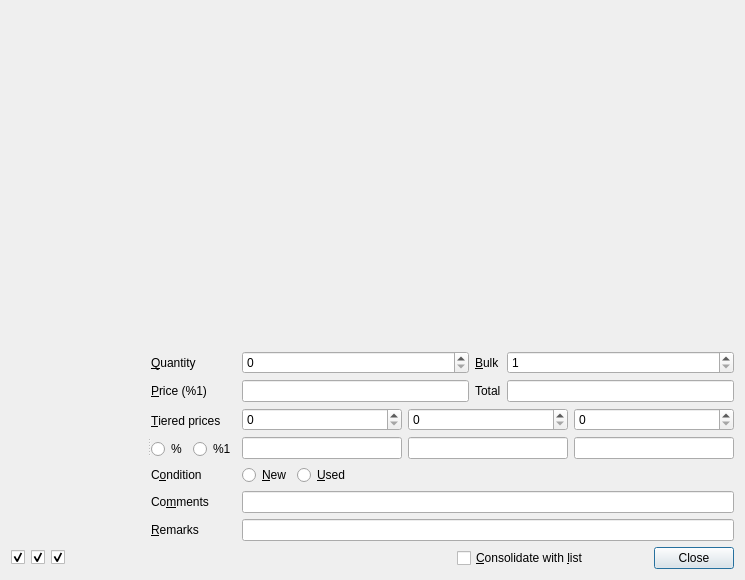
<ui version="4.0" >
 <class>AddItemDialog</class>
 <widget class="QDialog" name="AddItemDialog" >
  <property name="geometry" >
   <rect>
    <x>0</x>
    <y>0</y>
    <width>745</width>
    <height>580</height>
   </rect>
  </property>
  <property name="windowTitle" >
   <string>Add Items to %1</string>
  </property>
  <layout class="QVBoxLayout" >
   <item>
    <layout class="QHBoxLayout" >
     <item>
      <widget class="SelectItem" native="1" name="w_select_item" >
       <property name="sizePolicy" >
        <sizepolicy vsizetype="Expanding" hsizetype="MinimumExpanding" >
         <horstretch>100</horstretch>
         <verstretch>100</verstretch>
        </sizepolicy>
       </property>
       <property name="minimumSize" >
        <size>
         <width>50</width>
         <height>50</height>
        </size>
       </property>
      </widget>
     </item>
     <item>
      <widget class="SelectColor" native="1" name="w_select_color" >
       <property name="sizePolicy" >
        <sizepolicy vsizetype="Expanding" hsizetype="MinimumExpanding" >
         <horstretch>10</horstretch>
         <verstretch>100</verstretch>
        </sizepolicy>
       </property>
      </widget>
     </item>
    </layout>
   </item>
   <item>
    <layout class="QHBoxLayout" >
     <item>
      <widget class="PictureWidget" name="w_picture" >
       <property name="frameShape" >
        <enum>QFrame::StyledPanel</enum>
       </property>
       <property name="frameShadow" >
        <enum>QFrame::Raised</enum>
       </property>
      </widget>
     </item>
     <item>
      <widget class="PriceGuideWidget" name="w_price_guide" >
       <property name="frameShape" >
        <enum>QFrame::StyledPanel</enum>
       </property>
       <property name="frameShadow" >
        <enum>QFrame::Raised</enum>
       </property>
      </widget>
     </item>
     <item>
      <widget class="QSplitter" name="splitter" >
       <property name="orientation" >
        <enum>Qt::Horizontal</enum>
       </property>
       <property name="childrenCollapsible" >
        <bool>false</bool>
       </property>
       <widget class="AppearsInWidget" native="1" name="w_appears_in" />
       <widget class="QWidget" name="layoutWidget" >
        <layout class="QGridLayout" >
         <item row="0" column="0" >
          <widget class="QLabel" name="label" >
           <property name="text" >
            <string>&amp;Quantity</string>
           </property>
           <property name="buddy" >
            <cstring>w_qty</cstring>
           </property>
          </widget>
         </item>
         <item row="0" column="1" >
          <widget class="QSpinBox" name="w_qty" >
           <property name="maximum" >
            <number>2000000000</number>
           </property>
          </widget>
         </item>
         <item row="0" column="2" >
          <widget class="QLabel" name="w_bulk_label" >
           <property name="text" >
            <string>&amp;Bulk</string>
           </property>
           <property name="buddy" >
            <cstring>w_bulk</cstring>
           </property>
          </widget>
         </item>
         <item row="0" column="3" >
          <widget class="QSpinBox" name="w_bulk" >
           <property name="minimum" >
            <number>1</number>
           </property>
           <property name="maximum" >
            <number>2000000000</number>
           </property>
           <property name="value" >
            <number>1</number>
           </property>
          </widget>
         </item>
         <item row="1" column="0" >
          <widget class="QLabel" name="w_label_currency" >
           <property name="text" >
            <string>&amp;Price (%1)</string>
           </property>
           <property name="buddy" >
            <cstring>w_price</cstring>
           </property>
          </widget>
         </item>
         <item row="1" column="1" >
          <widget class="QLineEdit" name="w_price" />
         </item>
         <item row="1" column="2" >
          <widget class="QLabel" name="label_4" >
           <property name="text" >
            <string>Total</string>
           </property>
          </widget>
         </item>
         <item row="1" column="3" >
          <widget class="QLineEdit" name="w_total" >
           <property name="readOnly" >
            <bool>true</bool>
           </property>
          </widget>
         </item>
         <item row="2" column="0" >
          <widget class="QLabel" name="w_tier_label" >
           <property name="text" >
            <string>&amp;Tiered prices</string>
           </property>
           <property name="buddy" >
            <cstring>w_radio_percent</cstring>
           </property>
          </widget>
         </item>
         <item rowspan="2" row="2" column="1" colspan="3" >
          <layout class="QGridLayout" >
           <item row="0" column="0" >
            <widget class="QSpinBox" name="w_tier_qty_0" />
           </item>
           <item row="0" column="1" >
            <widget class="QSpinBox" name="w_tier_qty_1" />
           </item>
           <item row="0" column="2" >
            <widget class="QSpinBox" name="w_tier_qty_2" />
           </item>
           <item row="1" column="0" >
            <widget class="QLineEdit" name="w_tier_price_0" />
           </item>
           <item row="1" column="1" >
            <widget class="QLineEdit" name="w_tier_price_1" />
           </item>
           <item row="1" column="2" >
            <widget class="QLineEdit" name="w_tier_price_2" />
           </item>
          </layout>
         </item>
         <item row="3" column="0" >
          <layout class="QHBoxLayout" >
           <item>
            <widget class="QRadioButton" name="w_radio_percent" >
             <property name="text" >
              <string>%</string>
             </property>
            </widget>
           </item>
           <item>
            <widget class="QRadioButton" name="w_radio_currency" >
             <property name="text" >
              <string>%1</string>
             </property>
            </widget>
           </item>
          </layout>
         </item>
         <item row="4" column="0" >
          <widget class="QLabel" name="label_2" >
           <property name="text" >
            <string>C&amp;ondition</string>
           </property>
           <property name="buddy" >
            <cstring>w_radio_new</cstring>
           </property>
          </widget>
         </item>
         <item row="4" column="1" colspan="3" >
          <layout class="QHBoxLayout" >
           <item>
            <widget class="QRadioButton" name="w_radio_new" >
             <property name="text" >
              <string>&amp;New</string>
             </property>
            </widget>
           </item>
           <item>
            <widget class="QRadioButton" name="w_radio_used" >
             <property name="text" >
              <string>&amp;Used</string>
             </property>
            </widget>
           </item>
           <item>
            <spacer>
             <property name="orientation" >
              <enum>Qt::Horizontal</enum>
             </property>
             <property name="sizeHint" stdset="0" >
              <size>
               <width>271</width>
               <height>20</height>
              </size>
             </property>
            </spacer>
           </item>
          </layout>
         </item>
         <item row="5" column="0" >
          <widget class="QLabel" name="w_comments_label" >
           <property name="text" >
            <string>Co&amp;mments</string>
           </property>
           <property name="buddy" >
            <cstring>w_comments</cstring>
           </property>
          </widget>
         </item>
         <item row="5" column="1" colspan="3" >
          <widget class="QLineEdit" name="w_comments" />
         </item>
         <item row="6" column="0" >
          <widget class="QLabel" name="w_remarks_label" >
           <property name="text" >
            <string>&amp;Remarks</string>
           </property>
           <property name="buddy" >
            <cstring>w_remarks</cstring>
           </property>
          </widget>
         </item>
         <item row="6" column="1" colspan="3" >
          <widget class="QLineEdit" name="w_remarks" />
         </item>
         <item row="7" column="1" >
          <spacer>
           <property name="orientation" >
            <enum>Qt::Vertical</enum>
           </property>
           <property name="sizeType" >
            <enum>QSizePolicy::MinimumExpanding</enum>
           </property>
           <property name="sizeHint" stdset="0" >
            <size>
             <width>20</width>
             <height>0</height>
            </size>
           </property>
          </spacer>
         </item>
        </layout>
       </widget>
      </widget>
     </item>
    </layout>
   </item>
   <item>
    <layout class="QHBoxLayout" >
     <item>
      <widget class="QCheckBox" name="w_toggle_picture" >
       <property name="icon" >
        <iconset>
         <normaloff>:/images/sidebar/info.png</normaloff>:/images/sidebar/info.png</iconset>
       </property>
       <property name="checked" >
        <bool>true</bool>
       </property>
      </widget>
     </item>
     <item>
      <widget class="QCheckBox" name="w_toggle_price_guide" >
       <property name="icon" >
        <iconset>
         <normaloff>:/images/sidebar/priceguide.png</normaloff>:/images/sidebar/priceguide.png</iconset>
       </property>
       <property name="checked" >
        <bool>true</bool>
       </property>
      </widget>
     </item>
     <item>
      <widget class="QCheckBox" name="w_toggle_appears_in" >
       <property name="icon" >
        <iconset>
         <normaloff>:/images/sidebar/appearsin.png</normaloff>:/images/sidebar/appearsin.png</iconset>
       </property>
       <property name="checked" >
        <bool>true</bool>
       </property>
      </widget>
     </item>
     <item>
      <spacer>
       <property name="orientation" >
        <enum>Qt::Horizontal</enum>
       </property>
       <property name="sizeHint" stdset="0" >
        <size>
         <width>40</width>
         <height>20</height>
        </size>
       </property>
      </spacer>
     </item>
     <item>
      <spacer>
       <property name="orientation" >
        <enum>Qt::Horizontal</enum>
       </property>
       <property name="sizeHint" stdset="0" >
        <size>
         <width>40</width>
         <height>20</height>
        </size>
       </property>
      </spacer>
     </item>
     <item>
      <spacer>
       <property name="orientation" >
        <enum>Qt::Horizontal</enum>
       </property>
       <property name="sizeHint" stdset="0" >
        <size>
         <width>40</width>
         <height>20</height>
        </size>
       </property>
      </spacer>
     </item>
     <item>
      <widget class="QCheckBox" name="w_merge" >
       <property name="text" >
        <string>&amp;Consolidate with &amp;list</string>
       </property>
      </widget>
     </item>
     <item>
      <spacer>
       <property name="orientation" >
        <enum>Qt::Horizontal</enum>
       </property>
       <property name="sizeType" >
        <enum>QSizePolicy::Fixed</enum>
       </property>
       <property name="sizeHint" stdset="0" >
        <size>
         <width>11</width>
         <height>10</height>
        </size>
       </property>
      </spacer>
     </item>
     <item>
      <widget class="QDialogButtonBox" name="w_buttons" >
       <property name="sizePolicy" >
        <sizepolicy vsizetype="Fixed" hsizetype="Preferred" >
         <horstretch>0</horstretch>
         <verstretch>0</verstretch>
        </sizepolicy>
       </property>
       <property name="orientation" >
        <enum>Qt::Horizontal</enum>
       </property>
       <property name="standardButtons" >
        <set>QDialogButtonBox::Close</set>
       </property>
      </widget>
     </item>
    </layout>
   </item>
  </layout>
 </widget>
 <customwidgets>
  <customwidget>
   <class>SelectItem</class>
   <extends>QWidget</extends>
   <header>cselectitem.h</header>
   <container>1</container>
  </customwidget>
  <customwidget>
   <class>PriceGuideWidget</class>
   <extends>QFrame</extends>
   <header>cpriceguidewidget.h</header>
   <container>1</container>
  </customwidget>
  <customwidget>
   <class>PictureWidget</class>
   <extends>QFrame</extends>
   <header>cpicturewidget.h</header>
   <container>1</container>
  </customwidget>
  <customwidget>
   <class>AppearsInWidget</class>
   <extends>QWidget</extends>
   <header>cappearsinwidget.h</header>
   <container>1</container>
  </customwidget>
  <customwidget>
   <class>SelectColor</class>
   <extends>QWidget</extends>
   <header>cselectcolor.h</header>
   <container>1</container>
  </customwidget>
 </customwidgets>
 <resources/>
 <connections>
  <connection>
   <sender>w_buttons</sender>
   <signal>rejected()</signal>
   <receiver>AddItemDialog</receiver>
   <slot>reject()</slot>
   <hints>
    <hint type="sourcelabel" >
     <x>682</x>
     <y>757</y>
    </hint>
    <hint type="destinationlabel" >
     <x>286</x>
     <y>274</y>
    </hint>
   </hints>
  </connection>
  <connection>
   <sender>w_toggle_appears_in</sender>
   <signal>toggled(bool)</signal>
   <receiver>w_appears_in</receiver>
   <slot>setVisible(bool)</slot>
   <hints>
    <hint type="sourcelabel" >
     <x>133</x>
     <y>865</y>
    </hint>
    <hint type="destinationlabel" >
     <x>129</x>
     <y>731</y>
    </hint>
   </hints>
  </connection>
  <connection>
   <sender>w_toggle_picture</sender>
   <signal>toggled(bool)</signal>
   <receiver>w_picture</receiver>
   <slot>setVisible(bool)</slot>
   <hints>
    <hint type="sourcelabel" >
     <x>51</x>
     <y>865</y>
    </hint>
    <hint type="destinationlabel" >
     <x>41</x>
     <y>731</y>
    </hint>
   </hints>
  </connection>
  <connection>
   <sender>w_toggle_price_guide</sender>
   <signal>toggled(bool)</signal>
   <receiver>w_price_guide</receiver>
   <slot>setVisible(bool)</slot>
   <hints>
    <hint type="sourcelabel" >
     <x>92</x>
     <y>865</y>
    </hint>
    <hint type="destinationlabel" >
     <x>63</x>
     <y>731</y>
    </hint>
   </hints>
  </connection>
 </connections>
</ui>
